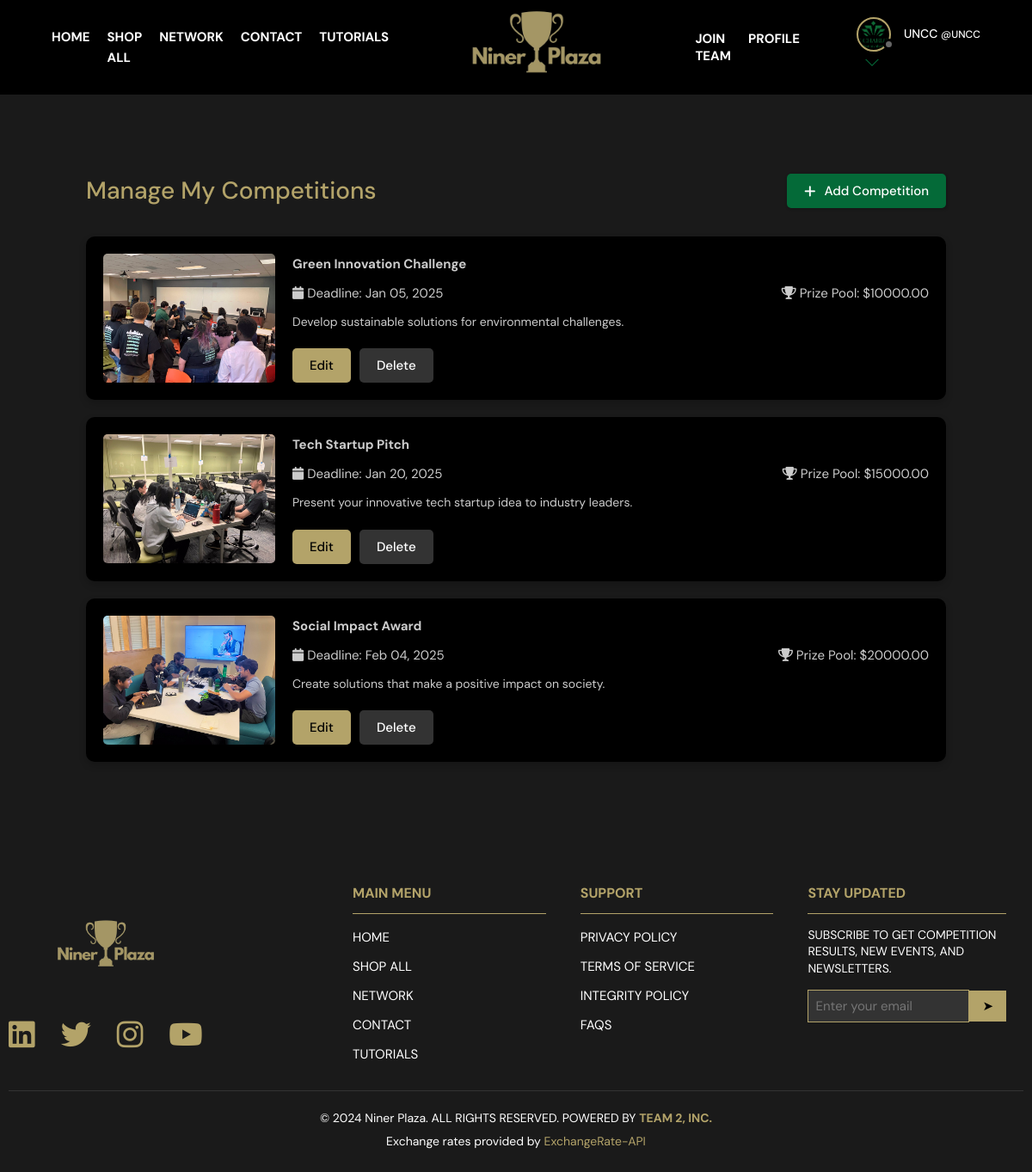
Page /manage-competitions/ (signed in) on the committed database.
### base/models.py (models this page shows, shortened)
class User(AbstractUser):
    name = models.CharField(max_length=200, null=True)
    email = models.EmailField(unique=True, null=True)
    bio = models.TextField(null=True, blank=True)
    avatar = models.ImageField(null=True, default="avatar.svg")
    headline = models.CharField(max_length=200, null=True, blank=True)
    location = models.CharField(max_length=100, null=True, blank=True)
    website = models.URLField(max_length=200, null=True, blank=True)
    github = models.URLField(max_length=200, null=True, blank=True)
    linkedin = models.URLField(max_length=200, null=True, blank=True)
    resume = models.FileField(upload_to='resumes/', null=True, blank=True)
    resume_updated = models.DateTimeField(null=True, blank=True)
    is_sponsor = models.BooleanField(default=False)  # Added sponsor status
    USERNAME_FIELD = 'email'
    REQUIRED_FIELDS = ['username']

class Competition(models.Model):
    sponsor = models.ForeignKey(User, on_delete=models.CASCADE, related_name='competitions')
    name = models.CharField(max_length=200)
    image = models.ImageField(upload_to='competitions/', default='default_competition.jpg')
    deadline = models.DateTimeField()
    prize_pool = models.DecimalField(max_digits=10, decimal_places=2)
    description = models.TextField()
    website_link = models.URLField()
    created_at = models.DateTimeField(auto_now_add=True)
    updated_at = models.DateTimeField(auto_now=True)
    is_archived = models.BooleanField(default=False)
    class Meta:
        ordering = ['deadline']  # Sort by deadline
    def is_ending_soon(self):
        time_left = self.deadline - timezone.now()
        return time_left.days <= 7  # Competition ending within 7 days

### base/views.py (the view)
# urls.py: path('manage-competitions/', views.manage_competitions, name='manage-competitions'),
@login_required(login_url='login')
def manage_competitions(request):
    if not request.user.is_sponsor:
        return redirect('landing')
    competitions = Competition.objects.filter(
        sponsor=request.user,
        is_archived=False
    ).order_by('deadline')
    if request.method == 'POST':
        form = CompetitionForm(request.POST, request.FILES)
        if form.is_valid():
            competition = form.save(commit=False)
            competition.sponsor = request.user
            competition.save()
            messages.success(request, 'Competition created successfully!')
            return redirect('manage-competitions')
    else:
        form = CompetitionForm()
    return render(request, 'base/manage_competitions.html', {
        'competitions': competitions,
        'form': form
    })

### base/forms.py (shortened to what this page needs)
class CompetitionForm(forms.ModelForm):
    deadline = forms.DateTimeField(
        widget=forms.DateTimeInput(
            attrs={'type': 'datetime-local', 'class': 'form-control'},
            format='%Y-%m-%dT%H:%M'
        )
    )
    class Meta:
        model = Competition
        fields = ['name', 'image', 'deadline', 'prize_pool', 'description', 'website_link']
        widgets = {
            'name': forms.TextInput(attrs={'class': 'form-control'}),
            'prize_pool': forms.NumberInput(attrs={'class': 'form-control', 'min': '0', 'step': '0.01'}),
            'description': forms.Textarea(attrs={'class': 'form-control', 'rows': 4}),
            'website_link': forms.URLInput(attrs={'class': 'form-control'}),
            'image': forms.FileInput(attrs={'class': 'form-control'})
        }

### base/templates/base/manage_competitions.html (shortened to what this page needs)
{% extends 'main.html' %}
{% block content %}
<link rel="stylesheet" href="https://cdn.jsdelivr.net/npm/flatpickr/dist/flatpickr.min.css">
<link rel="stylesheet" href="https://cdn.jsdelivr.net/npm/flatpickr/dist/themes/dark.css">
<div class="competitions-container">
    <div class="competitions-header">
        <h1 class="page-title">Manage My Competitions</h1>
        <button class="btn btn--success" onclick="openAddModal()">
            <i class="fas fa-plus"></i> Add Competition
        </button>
    </div>
    <div class="competitions-list">
        {% for competition in competitions %}
        <div class="competition-card {% if competition.is_ending_soon %}ending-soon{% endif %}">
            <div class="competition-image">
                <img src="{{ competition.image.url }}" alt="{{ competition.name }}">
            </div>
            <div class="competition-content">
                <h3>{{ competition.name }}</h3>
                <div class="competition-meta">
                    <p><i class="fas fa-calendar"></i> Deadline: {{ competition.deadline|date:"M d, Y" }}</p>
                    <p><i class="fas fa-trophy"></i> Prize Pool: ${{ competition.prize_pool }}</p>
                </div>
                <p class="competition-desc">{{ competition.description }}</p>
                <div class="competition-actions">
                    <button class="btn btn--main" onclick="openEditModal('{{ competition.id }}')">Edit</button>
                    <button class="btn btn--danger" onclick="deleteCompetition('{{ competition.id }}')">Delete</button>
                </div>
            </div>
        </div>
        {% empty %}
        <p class="no-competitions">You haven't created any competitions yet.</p>
        {% endfor %}
    </div>
</div>
{% endblock %}

### templates/sticky_header.html (shortened to what this page needs)
{% load static %}
<header class="sticky-header">
    <nav class="nav-links">
        <ul>
            <li><a href="{% url 'landing' %}" class="{% if request.path == '/' %}active{% endif %}">HOME</a></li>
            <li><a href="{% url 'shop' %}" class="{% if 'shop' in request.path %}active{% endif %}">SHOP ALL</a></li>
            <li><a href="{% url 'home' %}" class="{% if 'network' in request.path %}active{% endif %}">NETWORK</a></li>
            <li><a href="{% url 'contact' %}" class="{% if 'contact' in request.path %}active{% endif %}">CONTACT</a></li>
            <li><a href="{% url 'tutorials' %}" class="{% if 'tutorials' in request.path %}active{% endif %}">TUTORIALS</a></li>
        </ul>
    </nav>
    <div class="logo-container">
        <a href="{% url 'landing' %}">
            <img src="{% static 'images/logo.png' %}" alt="Logo" class="logo">
        </a>
    </div>
    <div class="header__menu">
        {% if request.user.is_authenticated %}
        <nav class="nav-links right-nav">
            <ul>
                <li><a href="{% url 'join-team' %}" class="{% if 'join-team' in request.path %}active{% endif %}">JOIN TEAM</a></li>
                <li><a href="{% url 'profile' %}" class="{% if 'profile' in request.path %}active{% endif %}">PROFILE</a></li>
            </ul>
        </nav>
        <div>
            <a href="{% url 'update-user' %}">
                <div class="avatar avatar--medium">
                    <img src="{{request.user.avatar.url}}" />
                </div>
                <p>{{request.user.username}} <span>@{{request.user.username}}</span></p>
            </a>
            <button class="dropdown-button" data-dropdown="#dropdown-menu">
                <svg version="1.1" xmlns="http://www.w3.org/2000/svg" width="32" height="32" viewBox="0 0 32 32">
                    <title>chevron-down</title>
                    <path d="M16 21l-13-13h-3l16 16 16-16h-3l-13 13z"></path>
                </svg>
            </button>
        </div>
        {% else %}
        <a href="{% url 'login' %}" class="btn btn--main">Login</a>
        {% endif %}
    </div>
</header>

### static/styles/style.css (style rules this page uses)
:root { --color-main: #B3A369; --color-main-light: #D4CDB4; --color-dark: #000000; --color-dark-medium: #333333; --color-dark-light: #046A38; --color-light: #FFFFFF; --color-gray: #666666; --color-light-gray: #CCCCCC; --color-bg: #1A1A1A; --color-success: #046A38; --color-error: #FF4B4B; }
* { font-family: "DM Sans", -apple-system, BlinkMacSystemFont, "Segoe UI", Roboto, Oxygen, Ubuntu, Cantarell, "Open Sans", "Helvetica Neue", sans-serif; margin: 0; padding: 0; box-sizing: border-box; text-rendering: optimizeLegibility; font-size: inherit; }
html { font-size: 56.25%; scroll-padding-top: 250px; scroll-behavior: smooth; }
@media only screen and (min-width: 1200px) { html { font-size: 62.5%; } }
body { line-height: 1.6; font-weight: 400; font-size: 1.5rem; color: var(--color-light-gray); background-color: var(--color-bg); min-height: 100vh; }
img { width: 100%; }
a { display: inline-block; color: var(--color-main); text-decoration: none; }
.btn { background-color: transparent; border: none; display: inline-flex; align-items: center; gap: 1rem; cursor: pointer; transition: all ease-in-out 0.3s; padding: 1rem 2rem; border-radius: 5px; box-shadow: 1px 1px 3px 1px rgba(0, 0, 0, 0.15); font-weight: 500; }
.btn--main { background-color: var(--color-main); color: var(--color-dark); }
.avatar { position: relative; display: inline-block; border-radius: 50%; border: 2px solid var(--color-main); }
.avatar img { display: block; border-radius: 50%; object-fit: cover; object-position: center; }
.avatar::after { content: ""; display: block; position: absolute; background-color: var(--color-gray); z-index: 111; border-radius: 50%; border: 0.3rem solid var(--color-dark); }
.avatar.avatar--medium img { width: 3.6rem; height: 3.6rem; border-radius: 50%; }
.avatar.avatar--medium:after { width: 0.7rem; height: 0.7rem; bottom: 0px; right: -6px; }
.header__menu { flex: 1; display: flex; justify-content: flex-end; padding-right: 40px; position: relative; z-index: 1006; }
.header__menu > div { position: relative; }
.header__menu a { display: flex; gap: 1.5rem; align-items: center; font-weight: 500; text-decoration: none; color: var(--color-light); }
.header__menu img { height: 3.6rem; }
.header__menu p { margin: 0; font-size: 1.4rem; }
.header__menu span { font-size: 1.2rem; }
.header__menu svg { width: 1.6rem; height: 1.6rem; fill: var(--color-dark-light); }
.dropdown-button { background: transparent; border: 0; outline: 0; cursor: pointer; padding: 0.5rem; margin-left: 0.5rem; }
.sticky-header { position: fixed; top: 0; left: 0; right: 0; display: flex; justify-content: space-between; align-items: center; background-color: var(--color-dark); padding: 20px 20px; z-index: 1005; height: 110px; }
.nav-links { flex: 1; display: flex; justify-content: flex-start; padding-left: 40px; }
.nav-links ul { display: flex; list-style-type: none; gap: 2rem; }
.nav-links li a { color: var(--color-light); text-decoration: none; font-weight: bold; transition: color 0.3s ease; }
.logo-container { flex: 1; display: flex; justify-content: center; align-items: center; }
.logo { height: 200px; width: auto; object-fit: contain; margin-top: 5px; }
.competition-card { background: var(--color-dark); border-radius: 1rem; overflow: hidden; max-width: 1000px; margin: 0 auto; box-shadow: 0 4px 8px rgba(0, 0, 0, 0.2); transition: transform 0.3s ease; }
.competition-card img { width: 100%; height: 350px; object-fit: cover; }
.competition-meta { margin-bottom: 1.5rem; }
.competition-desc { font-size: 1.4rem; color: var(--color-light-gray); margin-bottom: 2rem; line-height: 1.6; }
.right-nav { position: absolute; right: 250px; top: 50%; transform: translateY(-50%); }
.right-nav ul { display: flex; gap: 2rem; margin: 0; padding: 0; }
.right-nav li a { color: var(--color-light); text-decoration: none; font-weight: bold; transition: color 0.3s ease; line-height: normal; }
.competition-meta { display: flex; justify-content: space-between; margin-bottom: 1.5rem; }

### rows in the picture
User: user.avatar (picture), user.username "UNCC"
Competition: image (picture), name "Green Innovation Challenge", deadline "Jan 05, 2025", prize_pool "10000.00", description "Develop sustainable solutions for environmental challenges."
Competition: image (picture), name "Tech Startup Pitch", deadline "Jan 20, 2025", prize_pool "15000.00", description "Present your innovative tech startup idea to industry leaders."
Competition: image (picture), name "Social Impact Award", deadline "Feb 04, 2025", prize_pool "20000.00", description "Create solutions that make a positive impact on society."
